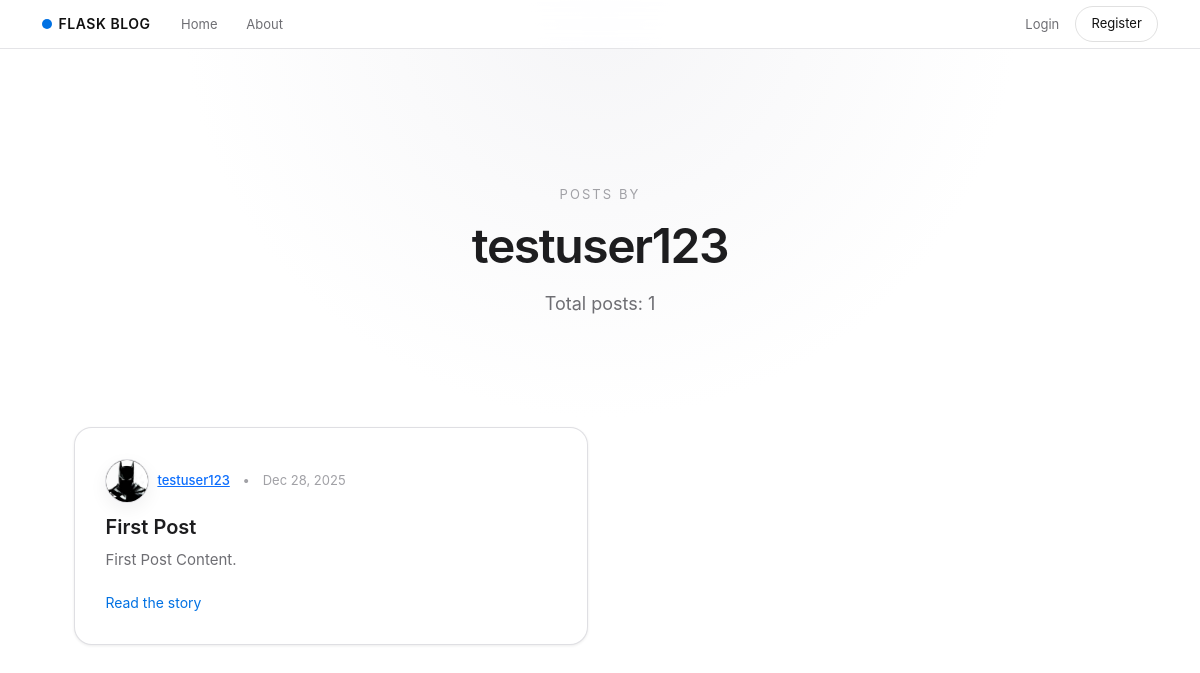
Page /user/testuser123 on the earlier database version.
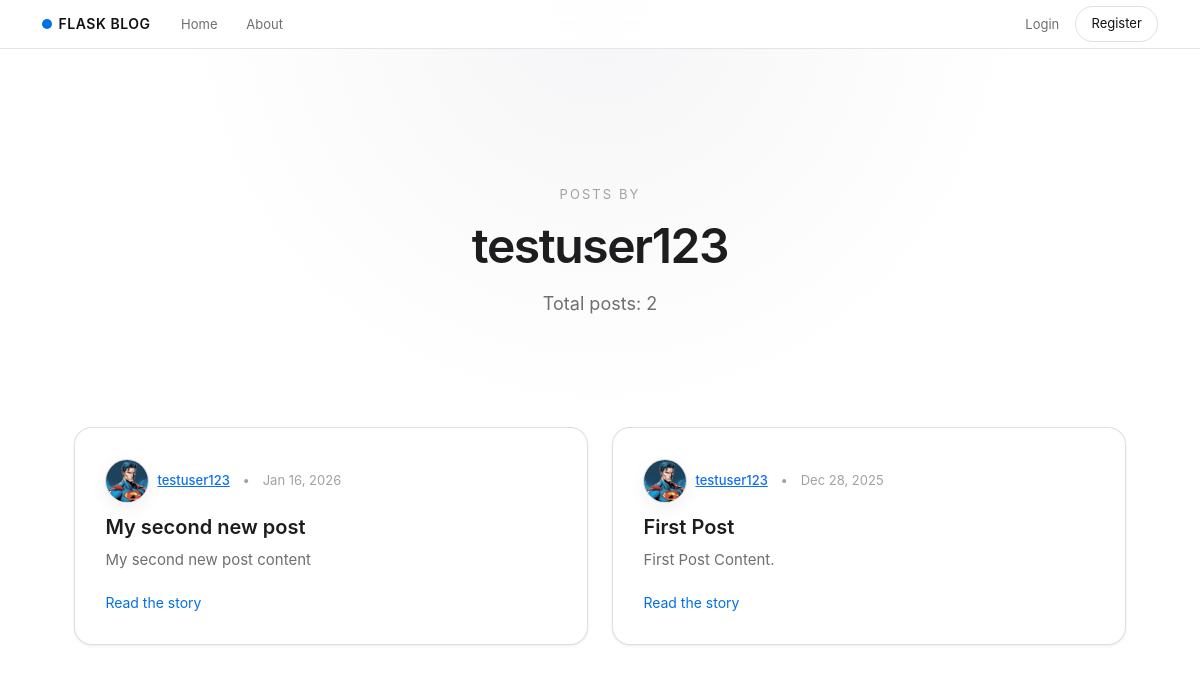
Same page on the later database version.
### flaskblog/models.py (models this page shows, shortened)
class Post(db.Model):
    id = db.Column(db.Integer, primary_key=True)
    title = db.Column(db.String(100), nullable=False)
    date_posted = db.Column(
        db.DateTime(timezone=True),
        nullable=False,
        default=lambda: datetime.now(timezone.utc)
    )
    content = db.Column(db.Text, nullable=False)
    user_id = db.Column(db.Integer, db.ForeignKey('user.id'), nullable=False)

class User(db.Model, UserMixin):
    id = db.Column(db.Integer, primary_key=True)
    username = db.Column(db.String(20), unique=True, nullable=False)
    email = db.Column(db.String(120), unique=True, nullable=False)
    image_file = db.Column(db.String(20), nullable=False, default='default.jpg')
    password = db.Column(db.String(60), nullable=False)
    posts = db.relationship('Post', backref='author', lazy=True)

### flaskblog/users/routes.py (the view)
@users.route("/user/<string:username>")
def user_posts(username):
    user = db.session.execute(
                db.select(User).filter_by(username=username)
            ).scalar_one_or_none() or abort(404)
    page = request.args.get('page', 1, type=int)
    posts = Post.query.filter_by(author=user).order_by(Post.date_posted.desc()).paginate(page=page, per_page=10)
    return render_template('user_posts.html', posts=posts, user=user)

### flaskblog/templates/user_posts.html (shortened to what this page needs)
{% extends "layout.html" %} {% block content %}
<section class="hero text-center">
  <p class="hero-eyebrow">Posts by</p>
  <h1 class="hero-title">{{ user.username }}</h1>
  <p class="hero-subtitle">Total posts: {{ posts.total }}</p>
</section>
<section class="stories-section">
  <div class="row g-4">
    {% for post in posts.items %}
    <div class="col-md-6">
      <article class="story-tile">
        <div class="story-meta">
          <img
            class="story-avatar"
            src="{{ url_for('static', filename='profile_pics/' ~ post.author.image_file) }}"
            alt="{{ post.author.username }} avatar"
          />
          <a
            class="story-author"
            href="{{ url_for('users.user_posts', username=post.author.username) }}"
          >
            {{ post.author.username }}
          </a>
          <span class="story-dot">•</span>
          <span class="story-date">
            {{ post.date_posted.strftime('%b %-d, %Y') }}
          </span>
        </div>
        <h3 class="story-title">{{ post.title }}</h3>
        <p class="story-excerpt">{{ post.content }}</p>
        <a
          href="{{ url_for('posts.post', post_id=post.id) }}"
          class="story-link"
        >
          Read the story
        </a>
      </article>
    </div>
    {% endfor %}
  </div>
</section>
{% endblock %}

Differences in the rows shown:
added Post: image_file (picture), author.username "testuser123", date_posted "Jan 16, 2026", title "My second new post", content "My second new post content"
changed through a linked row, Post "First Post": image_file: a different picture
Other differences:
{{ posts.total }}: "1" → "2"
